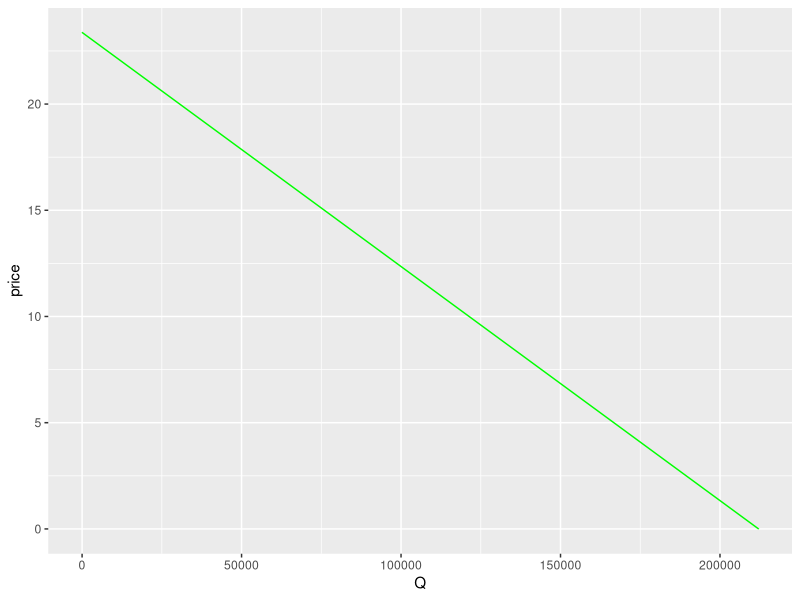
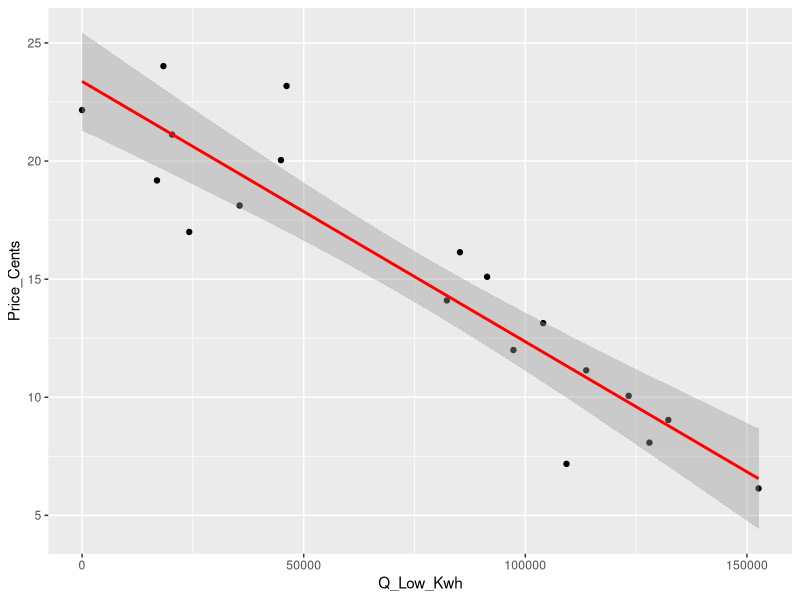
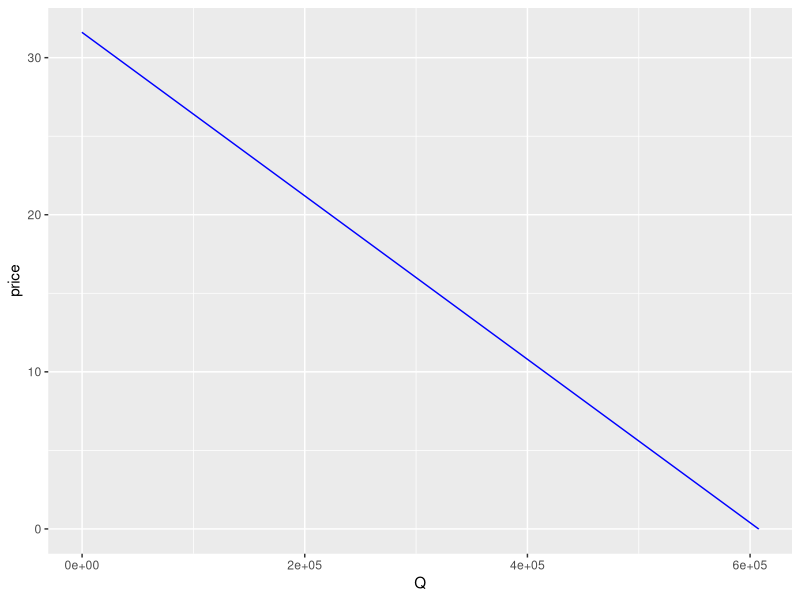

R code for these plots, in order: (Note: this script raises an error after producing the figures.)
## ---- chunk 1
knitr::opts_chunk$set(echo = TRUE)

library(tidyverse)
library(here)
library(broom)
## ---- chunk 2
demand <- read_csv(here("HW3_data.csv"))
## ---- chunk 3

# Low Demand Curve

DLP <- lm(Price_Cents ~ Q_Low_Kwh, data = demand) # Demand in terms of QL

# DLQ <- lm(Q_Low_Kwh ~ Price_Cents, data = demand) # Demand in terms of PL

# DL Q intercept, P = 0 = mQ + b, Q = b/-m

DLQ_int <- DLP$coefficient[1] / (-DLP$coefficient[2]) 


DL <- tibble(Q = 0:DLQ_int)



DL <- DL %>% 
  mutate(price = (Q * DLP$coefficient[2]) + DLP$coefficient[1])



ggplot(data = DL, aes(x = Q, y = price)) +
  geom_line(color = "green")

ggplot(data = demand, aes(x = Q_Low_Kwh, y = Price_Cents)) +
  geom_point() +
  stat_smooth(method = "lm", color = "red")


# High Demand Curve

DHP <- lm(Price_Cents ~ Q_High_Kwh, data = demand)

DHQ_int <- DHP$coefficient[1] / (-DHP$coefficient[2])

DH <- tibble(Q = 0:DHQ_int)

DH <- DH %>% 
  mutate(price = (Q * DHP$coefficient[2]) + DHP$coefficient[1])


ggplot(data = DH, aes(x = Q, y = price)) +
  geom_line(color = "blue")

# P = mQ + b

ml <- DLP$coefficient[2]  # slope of DL
bl <- DLP$coefficient[1]  # P int of DL

mh <- DHP$coefficient[2]
bh <- DHP$coefficient[1] 

# P = mQ + b, Q = P/m - b/m
# Ql = P/ml - bl/ml , Qh = P/mh - bh/mh
# Q = P/ml + P/mh - bl/ml - bh/mh = P*(ml + mh)/(ml*mh) - (bl/ml + bh/mh) = Sagg * P - Qint for Q > Qh__k

Sagg <- (ml + mh)/(ml*mh)
Magg <- 1/Sagg             # Slope of Dagg
Qint <- -(bl/ml + bh/mh)  # Neg?  Only works this way

# P = DPH = mhQh_k + bh = bl, Qh_k = (bl-bh)/mh
# find Qkink in Dagg at DLP intercept (P = bl)

Qh_k <- (bl - bh)/mh  

# Q <- Sagg * P - Qint

# Dagg = P from above, P = (Q + Qint)/Sagg = (Magg)*(Q + Qint)
 
# Dagg <- Magg*(Q + Qint)

Dagg <- tibble(Q = round(Qh_k, 0):Qint)

Dagg <- Dagg %>% 
  mutate(price = Magg*(Q - Qint))

# MCS <- function(kWh_)



# Dagg = D_h (0 < Q < Qh_k) + 
# Dagg = magg*Q + Pint  (Qh_k < Q < Qint)



# Dagg2 = lm(Dagg ~ Q, data)  #after Qh_k >= 158329


## ---- chunk 4
# Price of CO2 per lb, 1MT = 2204.62 lb,  $51 per MT of CO2

mt_lb <- 2204.62    # Metric Ton (MT) in lbs

P_lbco2 <- 51/mt_lb   # CO2 - price per lb ($/lb)

# formula here?

C_emit_per_kwh <- 0.85  



# 1kWh = 0.85lb CO2, 0.85lb/kWh

mec <- P_lbco2 * C_emit_per_kwh     #  $/kWh = $/lb * lb/kWh




P_e <- 0.10    # current cost in $

#  S goes thru this and Dagg and origin using Qagg = Sagg * P + Qint.  Q_p_e is the run and P_e id the rise for MC

Q_p_e <- Sagg*P_e + Qint

m_MC <- P_e / Q_p_e  # Slope of Supply (MC)

MC <- tibble(Q = 0:Qint) 

MC <- MC %>% 
  mutate (price = m_MC * Q)

# Dagg2 = P_e where supply (mc) goes through it

# Dagg22 = Q*Dagg2$coefficient[2] + Dagg2$coefficient[1]
# Q = (Dagg2 - Dagg$coefficient[1])/Dagg2coefficient[2]

# Q_mc <- (P_e - Dagg2$coefficient[1])/(Dagg2$coefficient[2])


#data <- data %>% 
 # mutate (price = (m_MC) * Q)

# Qagg <- Sagg * P_e - Qint

#Cost <- function(P_lbco2) {
 # msc <- 
#}

## ---- chunk 5


 # Join MC Data into one dataset for plotting

join_data <- bind_rows('Low' = DL, 
                       'High' = DH,
                       'Aggregate' = Dagg,
                       "MC(S)" = MC,
                       .id = 'Curves')

ggplot(data = join_data, aes(x = Q, 
                             y = price, 
                             color = Curves)) +
  geom_line()
